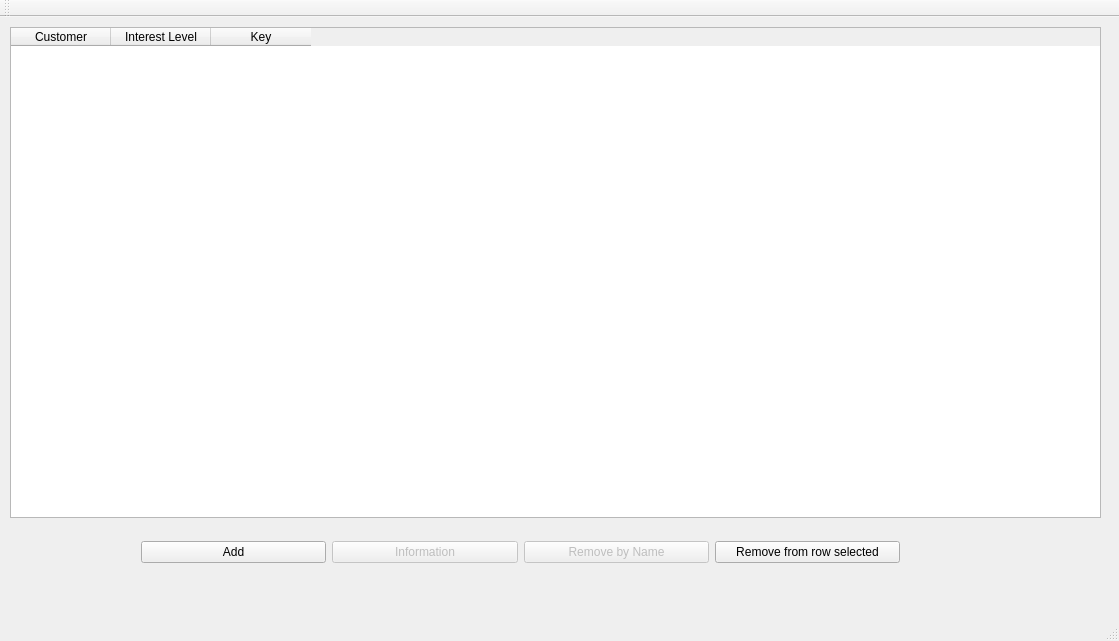
<?xml version="1.0" encoding="UTF-8"?>
<ui version="4.0">
 <class>CustomerList</class>
 <widget class="QMainWindow" name="CustomerList">
  <property name="geometry">
   <rect>
    <x>0</x>
    <y>0</y>
    <width>1119</width>
    <height>641</height>
   </rect>
  </property>
  <property name="windowTitle">
   <string>CustomerList</string>
  </property>
  <widget class="QWidget" name="centralWidget">
   <widget class="QTableWidget" name="CustomerWidget">
    <property name="geometry">
     <rect>
      <x>10</x>
      <y>10</y>
      <width>1091</width>
      <height>491</height>
     </rect>
    </property>
    <property name="rowCount">
     <number>0</number>
    </property>
    <attribute name="verticalHeaderVisible">
     <bool>false</bool>
    </attribute>
    <column>
     <property name="text">
      <string>Customer</string>
     </property>
    </column>
    <column>
     <property name="text">
      <string>Interest Level</string>
     </property>
    </column>
    <column>
     <property name="text">
      <string>Key</string>
     </property>
    </column>
   </widget>
   <widget class="QWidget" name="horizontalLayoutWidget">
    <property name="geometry">
     <rect>
      <x>130</x>
      <y>510</y>
      <width>781</width>
      <height>51</height>
     </rect>
    </property>
    <layout class="QHBoxLayout" name="horizontalLayout">
     <item>
      <widget class="QPushButton" name="AddButton">
       <property name="enabled">
        <bool>true</bool>
       </property>
       <property name="text">
        <string>Add</string>
       </property>
      </widget>
     </item>
     <item>
      <widget class="QPushButton" name="InfoButton">
       <property name="enabled">
        <bool>false</bool>
       </property>
       <property name="text">
        <string>Information</string>
       </property>
      </widget>
     </item>
     <item>
      <widget class="QPushButton" name="EditButton">
       <property name="enabled">
        <bool>false</bool>
       </property>
       <property name="text">
        <string>Remove by Name</string>
       </property>
      </widget>
     </item>
     <item>
      <widget class="QPushButton" name="RemoveButton">
       <property name="text">
        <string>Remove from row selected</string>
       </property>
      </widget>
     </item>
    </layout>
   </widget>
  </widget>
  <widget class="QToolBar" name="mainToolBar">
   <attribute name="toolBarArea">
    <enum>TopToolBarArea</enum>
   </attribute>
   <attribute name="toolBarBreak">
    <bool>false</bool>
   </attribute>
  </widget>
  <widget class="QStatusBar" name="statusBar"/>
  <widget class="QMenuBar" name="menuBar">
   <property name="geometry">
    <rect>
     <x>0</x>
     <y>0</y>
     <width>1119</width>
     <height>21</height>
    </rect>
   </property>
  </widget>
 </widget>
 <layoutdefault spacing="6" margin="11"/>
 <resources/>
 <connections/>
</ui>
